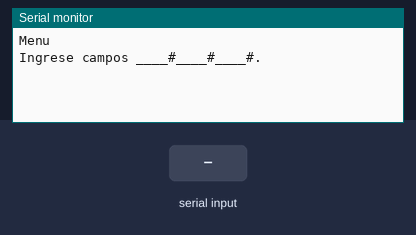
A sketch run on a simulated Arduino Uno, built with avr-gcc and run on an emulated ATmega328P. On the bench: the last lines printed to the serial monitor. The inputs (shaded band) are chosen by the test bench.

Above: at 1.2 s.
1.3 s: "1#" received over Serial
At 4.1 s:
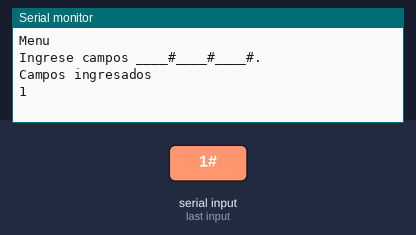
4.3 s: "0#" received over Serial
At 7.7 s:
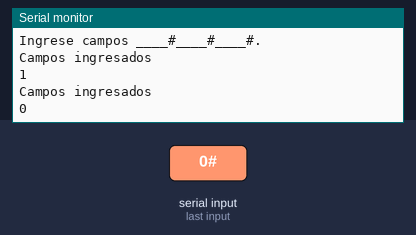

Measured:
- after the input at 1.3 s, the serial monitor: prints a new line after 2.0 s (image 1)
- after the input at 4.3 s, the serial monitor: prints a new line after 2.0 s (image 2)

The sketch:

Rx_menu_serial.ino
```cpp
#include <EEPROM.h>

String dato1,dato2,dato3;
void setup() {
  Serial.begin(115200);
  Serial.println("Menu");
  Serial.println("Ingrese campos ____#____#____#.");

}

void loop()
{

  if (Serial.available() > 0)
  {
     dato1 = Serial.readStringUntil('#');
     dato2 = Serial.readStringUntil('#');
     dato3 = Serial.readStringUntil('.');
     Serial.println("Campos ingresados");
     Serial.println(dato1);
     Serial.println(dato2);

  }
}
```
